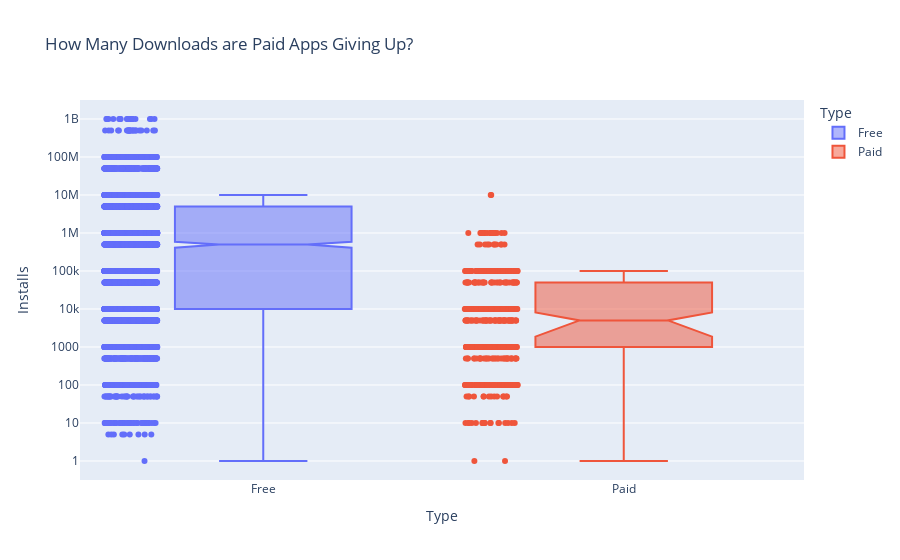

Here is the notebook cell this chart was saved with:
### Markdown cell above
# Plotly Box Plots: Lost Downloads for Paid Apps

**Challenge**: Create a box plot that shows the number of Installs for free versus paid apps. How does the median number of installations compare? Is the difference large or small?

Use the [Box Plots Guide](https://plotly.com/python/box-plots/) and the [.box API reference](https://plotly.com/python-api-reference/generated/plotly.express.box.html) to create the following chart. 

<img src=https://imgur.com/uVsECT3.png>

### Code cell
box = px.box(df_app_clean,
             y='Installs',
             x='Type',
             color='Type',
             notched=True,
             points='all',
             title='How Many Downloads are Paid Apps Giving Up?')
 
box.update_layout(yaxis=dict(type='log'))
 
box.show()

### Figure 1 — Plotly figure (JSON) as saved in the notebook; plotly's stock layout.template omitted (floating-point values rounded to 4 significant figures; data arrays with more than 128 entries replaced by an {"elided": "..."} marker saying what was removed)
{"data": [{"alignmentgroup": "True", "boxpoints": "all", "hovertemplate": "Type=%{x}<br>Installs=%{y}<extra></extra>", "legendgroup": "Free", "marker": {"color": "#636efa"}, "name": "Free", "notched": true, "offsetgroup": "Free", "orientation": "v", "showlegend": true, "type": "box", "x": {"elided": "7595 str values"}, "x0": " ", "xaxis": "x", "y": {"elided": "7595 int values"}, "y0": " ", "yaxis": "y"}, {"alignmentgroup": "True", "boxpoints": "all", "hovertemplate": "Type=%{x}<br>Installs=%{y}<extra></extra>", "legendgroup": "Paid", "marker": {"color": "#EF553B"}, "name": "Paid", "notched": true, "offsetgroup": "Paid", "orientation": "v", "showlegend": true, "type": "box", "x": {"elided": "604 str values"}, "x0": " ", "xaxis": "x", "y": {"elided": "604 int values"}, "y0": " ", "yaxis": "y"}], "layout": {"boxmode": "overlay", "legend": {"title": {"text": "Type"}, "tracegroupgap": 0}, "title": {"text": "How Many Downloads are Paid Apps Giving Up?"}, "xaxis": {"anchor": "y", "categoryarray": ["Free", "Paid"], "categoryorder": "array", "domain": [0, 1], "title": {"text": "Type"}}, "yaxis": {"anchor": "x", "domain": [0, 1], "title": {"text": "Installs"}, "type": "log"}}}
